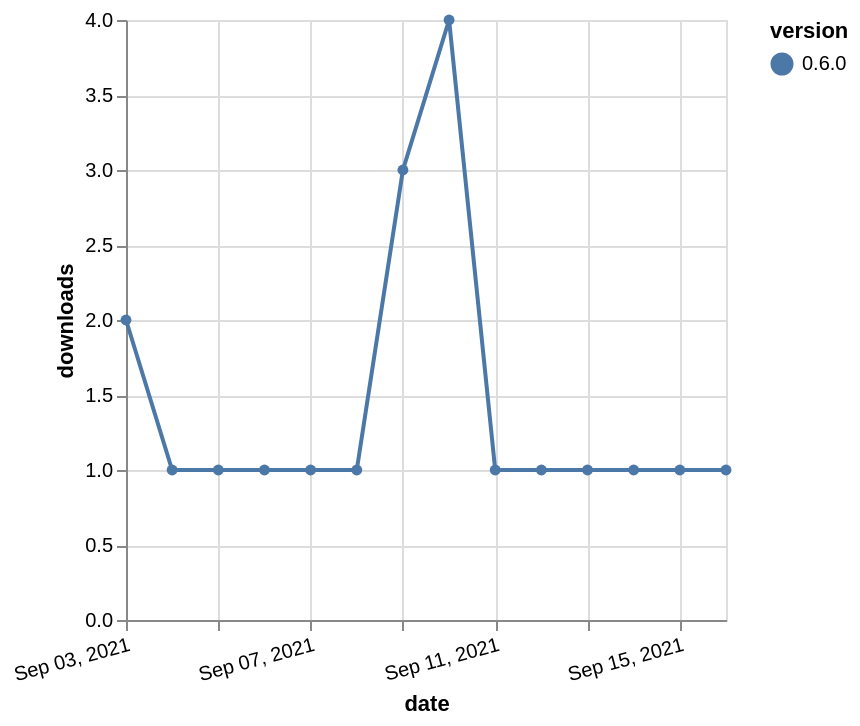

The specification (Vega-Lite) saved for this image:
### Vega-Lite specification from a JSON file in a GitHub repository (floating-point values rounded to 4 significant figures)
{"$schema": "https://vega.github.io/schema/vega-lite/v5.json", "description": "A simple bar chart with embedded data.", "data": {"values": [{"date": "2021-09-03", "total": 601, "delta": 2, "version": "0.6.0"}, {"date": "2021-09-04", "total": 602, "delta": 1, "version": "0.6.0"}, {"date": "2021-09-05", "total": 603, "delta": 1, "version": "0.6.0"}, {"date": "2021-09-06", "total": 604, "delta": 1, "version": "0.6.0"}, {"date": "2021-09-07", "total": 605, "delta": 1, "version": "0.6.0"}, {"date": "2021-09-08", "total": 606, "delta": 1, "version": "0.6.0"}, {"date": "2021-09-09", "total": 609, "delta": 3, "version": "0.6.0"}, {"date": "2021-09-10", "total": 613, "delta": 4, "version": "0.6.0"}, {"date": "2021-09-11", "total": 614, "delta": 1, "version": "0.6.0"}, {"date": "2021-09-12", "total": 615, "delta": 1, "version": "0.6.0"}, {"date": "2021-09-13", "total": 616, "delta": 1, "version": "0.6.0"}, {"date": "2021-09-14", "total": 617, "delta": 1, "version": "0.6.0"}, {"date": "2021-09-15", "total": 618, "delta": 1, "version": "0.6.0"}, {"date": "2021-09-16", "total": 619, "delta": 1, "version": "0.6.0"}]}, "width": "container", "mark": {"type": "line", "point": {"filled": true}}, "encoding": {"x": {"field": "date", "type": "temporal", "timeUnit": "yearmonthdate", "title": "date", "axis": {"labelAngle": -15}}, "y": {"field": "delta", "type": "quantitative", "title": "downloads"}, "color": {"field": "version", "type": "nominal"}, "tooltip": {"field": "delta"}}}
